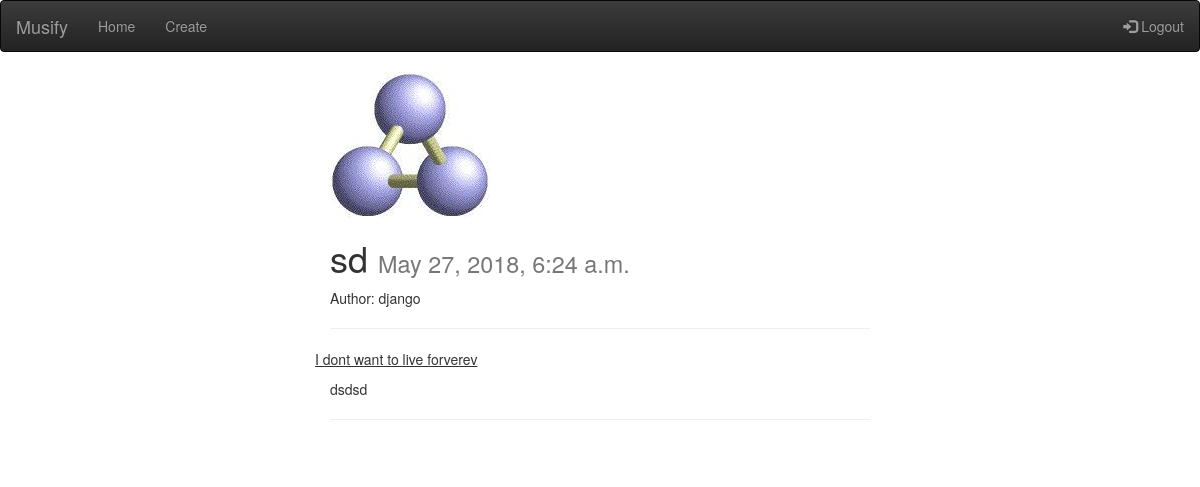
/posts/details/django/12 (signed in), run on the app's committed database.
### posts/models.py (models this page shows, shortened)
class Post(models.Model):
    author=models.ForeignKey(User,default=1)
    title=models.CharField(max_length=120)
    timestamp=models.DateTimeField(auto_now_add=True)
    lyrics=models.CharField(max_length=300,null=True)
    artist=models.CharField(max_length=120)
    content=models.TextField(max_length=6000)
    image=models.ImageField(upload_to=location,blank=True)#Use of imagefield requires you to install pillow
    def get_author(self):
        return self.author.username
    class Meta:
        ordering=["-timestamp"]

### posts/views.py (the view)
# urls.py: url(r'^details/(?P<username>[-\w]+)/(?P<id>[-\w]+)$',views.details_view,name="details"),
@login_required(login_url="/")
def details_view(request,username=None,id=None):
    obj=get_object_or_404(Post,id=id)
    return render(request,"posts/details.html",{"object":obj,"username":username})

### posts/templates/posts/details.html (shortened to what this page needs)
{% extends "posts/base.html" %}
{% block content %}
<div class='col-sm-6 col-sm-offset-3'>
    {% if object.image %}
    <img src='{{ object.image.url }}' class='img-responsive' />
    {% endif %}
<h1>{{ object.title }} <small>{{ object.timestamp }}</small></h1>
<p>Author: {{ object.get_author }}</p>
    <hr/>
<div class="row">{{ object.lyrics | safe }}</div>
<div class='row'>
<div class='col-sm-12 content-markdown'>
{{ object.content }}
<hr/>
<br/>
</div>
</div>
</div>
{% endblock content %}

### data on the page
Post: image (picture), title "sd", timestamp "May 27, 2018, 6:24 a.m.", get_author "django", lyrics "I dont want to live forverev", content "dsdsd"
